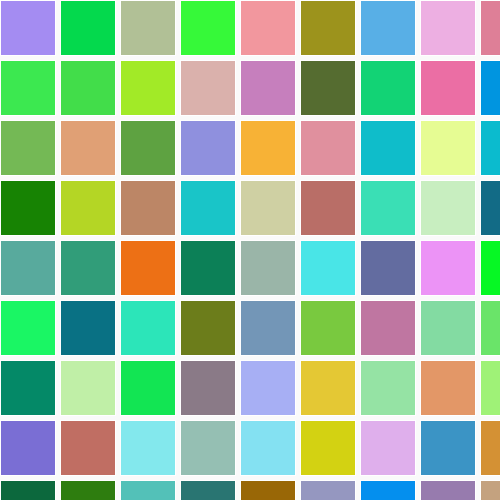
Frame 1 (no input)
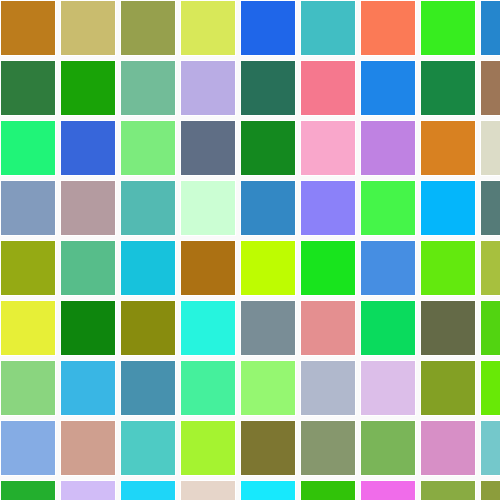
Frame 60 (the mouse pressed at the canvas centre just before this capture)
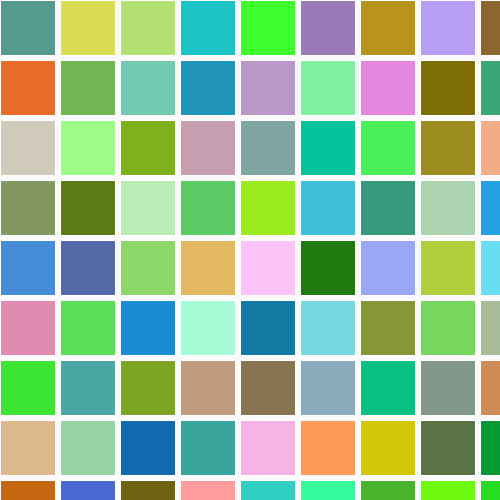
Frame 120 (the mouse held since frame 60 and released just before this capture)

The Processing sketch that drew these frames (run headless with seeded random() and noise(); from frame 60 on, the mouse is pressed at the canvas centre):

// Processing sketch: sketch_07_04_reusability_funtions_rainbow_grid
// ── sketch_07_04_reusability_funtions_rainbow_grid.pde
float xloc = 0;
float yloc = 0;

void square(float x, float y) {
stroke(255, 255, 255);
fill( random(0,255), random(100,255), random(0,255));
  
beginShape();
vertex(x, y);
vertex(x + 55, y);
vertex(x + 55, y + 55);
vertex(x, y + 55);
endShape(CLOSE);
}


void setup() {
  size(500, 500);
  smooth();
  background(250,250,250);
  frameRate(40);
}

void draw() {
  for(xloc = 0; xloc < width; xloc = xloc + 60){
    for(yloc = 0; yloc < height; yloc = yloc + 60){
     square(xloc, yloc);
    }
  }
}
